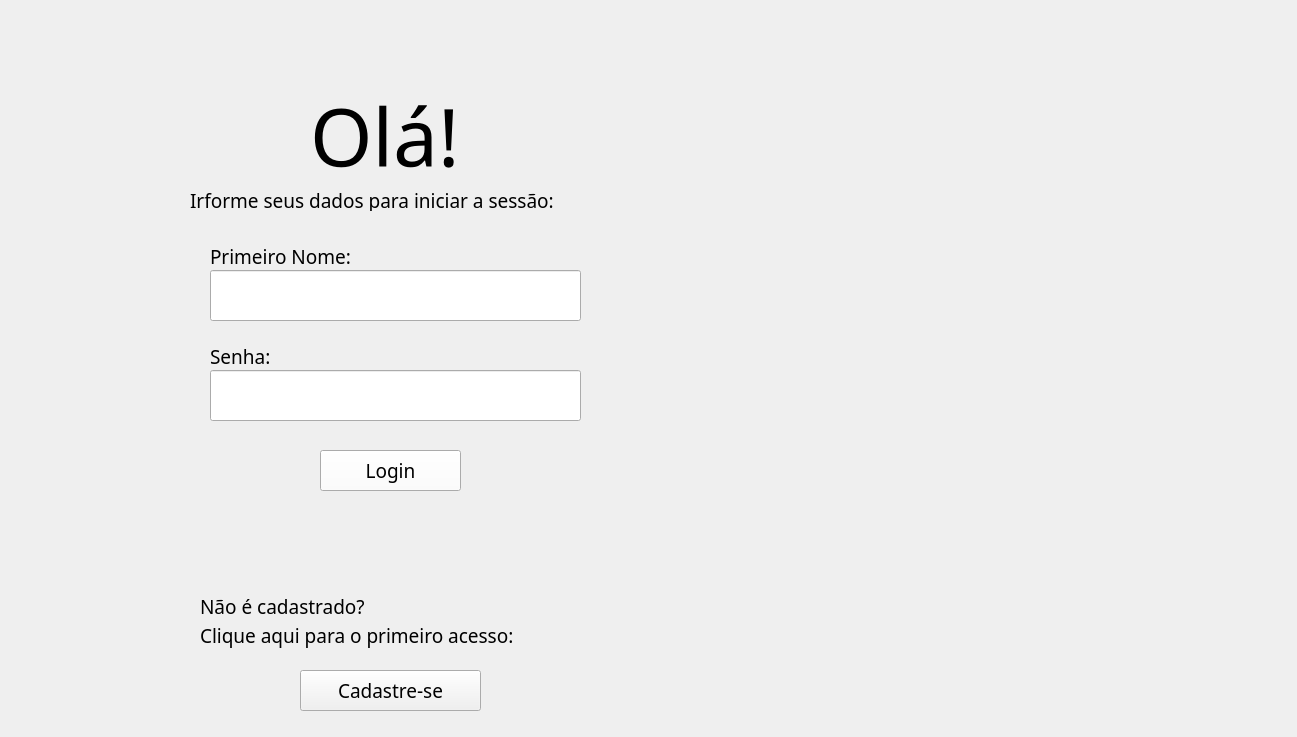
<?xml version="1.0" encoding="UTF-8"?>
<ui version="4.0">
 <class>Form</class>
 <widget class="QWidget" name="Form">
  <property name="sizePolicy">
   <sizepolicy hsizetype="Fixed" vsizetype="Fixed">
    <horstretch>0</horstretch>
    <verstretch>0</verstretch>
   </sizepolicy>
  </property>
  <property name="maximumSize">
   <size>
    <width>1297</width>
    <height>737</height>
   </size>
  </property>
  <property name="windowTitle">
   <string>Form</string>
  </property>
  <widget class="QLabel" name="imagem">
   <property name="enabled">
    <bool>true</bool>
   </property>
   <property name="geometry">
    <rect>
     <x>0</x>
     <y>0</y>
     <width>1297</width>
     <height>737</height>
    </rect>
   </property>
   <property name="sizePolicy">
    <sizepolicy hsizetype="Fixed" vsizetype="Fixed">
     <horstretch>0</horstretch>
     <verstretch>0</verstretch>
    </sizepolicy>
   </property>
   <property name="maximumSize">
    <size>
     <width>1297</width>
     <height>737</height>
    </size>
   </property>
   <property name="text">
    <string/>
   </property>
   <property name="textFormat">
    <enum>Qt::PlainText</enum>
   </property>
   <property name="pixmap">
    <pixmap>images_.qrc/fundorea.png</pixmap>
   </property>
   <property name="scaledContents">
    <bool>true</bool>
   </property>
   <property name="alignment">
    <set>Qt::AlignCenter</set>
   </property>
  </widget>
  <widget class="QLabel" name="faixa">
   <property name="enabled">
    <bool>true</bool>
   </property>
   <property name="geometry">
    <rect>
     <x>160</x>
     <y>0</y>
     <width>470</width>
     <height>737</height>
    </rect>
   </property>
   <property name="maximumSize">
    <size>
     <width>470</width>
     <height>737</height>
    </size>
   </property>
   <property name="text">
    <string/>
   </property>
   <property name="pixmap">
    <pixmap>images_.qrc/fundofaixa.png</pixmap>
   </property>
   <property name="scaledContents">
    <bool>true</bool>
   </property>
  </widget>
  <widget class="QLabel" name="saudacao">
   <property name="geometry">
    <rect>
     <x>310</x>
     <y>80</y>
     <width>181</width>
     <height>111</height>
    </rect>
   </property>
   <property name="font">
    <font>
     <family>Biko</family>
     <pointsize>60</pointsize>
    </font>
   </property>
   <property name="text">
    <string>Olá!</string>
   </property>
  </widget>
  <widget class="QLabel" name="informe">
   <property name="geometry">
    <rect>
     <x>190</x>
     <y>190</y>
     <width>401</width>
     <height>21</height>
    </rect>
   </property>
   <property name="font">
    <font>
     <family>Biko</family>
     <pointsize>14</pointsize>
    </font>
   </property>
   <property name="text">
    <string>Irforme seus dados para iniciar a sessão:</string>
   </property>
  </widget>
  <widget class="QLineEdit" name="txt_nome">
   <property name="enabled">
    <bool>true</bool>
   </property>
   <property name="geometry">
    <rect>
     <x>210</x>
     <y>270</y>
     <width>371</width>
     <height>51</height>
    </rect>
   </property>
   <property name="palette">
    <palette>
     <active>
      <colorrole role="Base">
       <brush brushstyle="SolidPattern">
        <color alpha="255">
         <red>255</red>
         <green>255</green>
         <blue>255</blue>
        </color>
       </brush>
      </colorrole>
     </active>
     <inactive>
      <colorrole role="Base">
       <brush brushstyle="SolidPattern">
        <color alpha="255">
         <red>255</red>
         <green>255</green>
         <blue>255</blue>
        </color>
       </brush>
      </colorrole>
     </inactive>
     <disabled>
      <colorrole role="Base">
       <brush brushstyle="SolidPattern">
        <color alpha="255">
         <red>240</red>
         <green>240</green>
         <blue>240</blue>
        </color>
       </brush>
      </colorrole>
     </disabled>
    </palette>
   </property>
   <property name="font">
    <font>
     <family>Biko</family>
     <pointsize>14</pointsize>
    </font>
   </property>
   <property name="styleSheet">
    <string notr="true"/>
   </property>
  </widget>
  <widget class="QLineEdit" name="txt_senha">
   <property name="enabled">
    <bool>true</bool>
   </property>
   <property name="geometry">
    <rect>
     <x>210</x>
     <y>370</y>
     <width>371</width>
     <height>51</height>
    </rect>
   </property>
   <property name="palette">
    <palette>
     <active>
      <colorrole role="BrightText">
       <brush brushstyle="SolidPattern">
        <color alpha="255">
         <red>255</red>
         <green>255</green>
         <blue>255</blue>
        </color>
       </brush>
      </colorrole>
      <colorrole role="Base">
       <brush brushstyle="SolidPattern">
        <color alpha="255">
         <red>255</red>
         <green>255</green>
         <blue>255</blue>
        </color>
       </brush>
      </colorrole>
     </active>
     <inactive>
      <colorrole role="BrightText">
       <brush brushstyle="SolidPattern">
        <color alpha="255">
         <red>255</red>
         <green>255</green>
         <blue>255</blue>
        </color>
       </brush>
      </colorrole>
      <colorrole role="Base">
       <brush brushstyle="SolidPattern">
        <color alpha="255">
         <red>255</red>
         <green>255</green>
         <blue>255</blue>
        </color>
       </brush>
      </colorrole>
     </inactive>
     <disabled>
      <colorrole role="BrightText">
       <brush brushstyle="SolidPattern">
        <color alpha="255">
         <red>255</red>
         <green>255</green>
         <blue>255</blue>
        </color>
       </brush>
      </colorrole>
      <colorrole role="Base">
       <brush brushstyle="SolidPattern">
        <color alpha="255">
         <red>240</red>
         <green>240</green>
         <blue>240</blue>
        </color>
       </brush>
      </colorrole>
     </disabled>
    </palette>
   </property>
   <property name="font">
    <font>
     <family>Biko</family>
     <pointsize>14</pointsize>
    </font>
   </property>
   <property name="echoMode">
    <enum>QLineEdit::Password</enum>
   </property>
  </widget>
  <widget class="QLabel" name="nome">
   <property name="geometry">
    <rect>
     <x>210</x>
     <y>246</y>
     <width>251</width>
     <height>20</height>
    </rect>
   </property>
   <property name="font">
    <font>
     <family>Biko</family>
     <pointsize>14</pointsize>
    </font>
   </property>
   <property name="text">
    <string>Primeiro Nome:</string>
   </property>
  </widget>
  <widget class="QLabel" name="senha">
   <property name="geometry">
    <rect>
     <x>210</x>
     <y>346</y>
     <width>171</width>
     <height>20</height>
    </rect>
   </property>
   <property name="font">
    <font>
     <family>Biko</family>
     <pointsize>14</pointsize>
    </font>
   </property>
   <property name="text">
    <string>Senha:</string>
   </property>
  </widget>
  <widget class="QPushButton" name="btn_login">
   <property name="geometry">
    <rect>
     <x>320</x>
     <y>450</y>
     <width>141</width>
     <height>41</height>
    </rect>
   </property>
   <property name="palette">
    <palette>
     <active>
      <colorrole role="Button">
       <brush brushstyle="SolidPattern">
        <color alpha="255">
         <red>255</red>
         <green>255</green>
         <blue>255</blue>
        </color>
       </brush>
      </colorrole>
      <colorrole role="Light">
       <brush brushstyle="SolidPattern">
        <color alpha="255">
         <red>255</red>
         <green>255</green>
         <blue>255</blue>
        </color>
       </brush>
      </colorrole>
      <colorrole role="BrightText">
       <brush brushstyle="SolidPattern">
        <color alpha="255">
         <red>255</red>
         <green>255</green>
         <blue>255</blue>
        </color>
       </brush>
      </colorrole>
      <colorrole role="ButtonText">
       <brush brushstyle="SolidPattern">
        <color alpha="255">
         <red>0</red>
         <green>0</green>
         <blue>0</blue>
        </color>
       </brush>
      </colorrole>
      <colorrole role="Base">
       <brush brushstyle="SolidPattern">
        <color alpha="255">
         <red>255</red>
         <green>255</green>
         <blue>255</blue>
        </color>
       </brush>
      </colorrole>
      <colorrole role="HighlightedText">
       <brush brushstyle="SolidPattern">
        <color alpha="255">
         <red>255</red>
         <green>255</green>
         <blue>255</blue>
        </color>
       </brush>
      </colorrole>
     </active>
     <inactive>
      <colorrole role="Button">
       <brush brushstyle="SolidPattern">
        <color alpha="255">
         <red>255</red>
         <green>255</green>
         <blue>255</blue>
        </color>
       </brush>
      </colorrole>
      <colorrole role="Light">
       <brush brushstyle="SolidPattern">
        <color alpha="255">
         <red>255</red>
         <green>255</green>
         <blue>255</blue>
        </color>
       </brush>
      </colorrole>
      <colorrole role="BrightText">
       <brush brushstyle="SolidPattern">
        <color alpha="255">
         <red>255</red>
         <green>255</green>
         <blue>255</blue>
        </color>
       </brush>
      </colorrole>
      <colorrole role="ButtonText">
       <brush brushstyle="SolidPattern">
        <color alpha="255">
         <red>0</red>
         <green>0</green>
         <blue>0</blue>
        </color>
       </brush>
      </colorrole>
      <colorrole role="Base">
       <brush brushstyle="SolidPattern">
        <color alpha="255">
         <red>255</red>
         <green>255</green>
         <blue>255</blue>
        </color>
       </brush>
      </colorrole>
      <colorrole role="HighlightedText">
       <brush brushstyle="SolidPattern">
        <color alpha="255">
         <red>255</red>
         <green>255</green>
         <blue>255</blue>
        </color>
       </brush>
      </colorrole>
     </inactive>
     <disabled>
      <colorrole role="Button">
       <brush brushstyle="SolidPattern">
        <color alpha="255">
         <red>255</red>
         <green>255</green>
         <blue>255</blue>
        </color>
       </brush>
      </colorrole>
      <colorrole role="Light">
       <brush brushstyle="SolidPattern">
        <color alpha="255">
         <red>255</red>
         <green>255</green>
         <blue>255</blue>
        </color>
       </brush>
      </colorrole>
      <colorrole role="BrightText">
       <brush brushstyle="SolidPattern">
        <color alpha="255">
         <red>255</red>
         <green>255</green>
         <blue>255</blue>
        </color>
       </brush>
      </colorrole>
      <colorrole role="ButtonText">
       <brush brushstyle="SolidPattern">
        <color alpha="255">
         <red>120</red>
         <green>120</green>
         <blue>120</blue>
        </color>
       </brush>
      </colorrole>
      <colorrole role="Base">
       <brush brushstyle="SolidPattern">
        <color alpha="255">
         <red>240</red>
         <green>240</green>
         <blue>240</blue>
        </color>
       </brush>
      </colorrole>
      <colorrole role="HighlightedText">
       <brush brushstyle="SolidPattern">
        <color alpha="255">
         <red>255</red>
         <green>255</green>
         <blue>255</blue>
        </color>
       </brush>
      </colorrole>
     </disabled>
    </palette>
   </property>
   <property name="font">
    <font>
     <family>Biko</family>
     <pointsize>14</pointsize>
    </font>
   </property>
   <property name="text">
    <string>Login</string>
   </property>
  </widget>
  <widget class="QLabel" name="informe_2">
   <property name="geometry">
    <rect>
     <x>200</x>
     <y>596</y>
     <width>191</width>
     <height>20</height>
    </rect>
   </property>
   <property name="font">
    <font>
     <family>Biko</family>
     <pointsize>14</pointsize>
    </font>
   </property>
   <property name="text">
    <string>Não é cadastrado?</string>
   </property>
  </widget>
  <widget class="QLabel" name="informe_3">
   <property name="geometry">
    <rect>
     <x>200</x>
     <y>620</y>
     <width>371</width>
     <height>31</height>
    </rect>
   </property>
   <property name="font">
    <font>
     <family>Biko</family>
     <pointsize>14</pointsize>
    </font>
   </property>
   <property name="text">
    <string>Clique aqui para o primeiro acesso:</string>
   </property>
  </widget>
  <widget class="QPushButton" name="btn_cadastro">
   <property name="geometry">
    <rect>
     <x>300</x>
     <y>670</y>
     <width>181</width>
     <height>41</height>
    </rect>
   </property>
   <property name="palette">
    <palette>
     <active>
      <colorrole role="Button">
       <brush brushstyle="SolidPattern">
        <color alpha="255">
         <red>240</red>
         <green>240</green>
         <blue>240</blue>
        </color>
       </brush>
      </colorrole>
      <colorrole role="Light">
       <brush brushstyle="SolidPattern">
        <color alpha="255">
         <red>255</red>
         <green>255</green>
         <blue>255</blue>
        </color>
       </brush>
      </colorrole>
      <colorrole role="BrightText">
       <brush brushstyle="SolidPattern">
        <color alpha="255">
         <red>255</red>
         <green>255</green>
         <blue>255</blue>
        </color>
       </brush>
      </colorrole>
      <colorrole role="ButtonText">
       <brush brushstyle="SolidPattern">
        <color alpha="255">
         <red>0</red>
         <green>0</green>
         <blue>0</blue>
        </color>
       </brush>
      </colorrole>
      <colorrole role="Base">
       <brush brushstyle="SolidPattern">
        <color alpha="255">
         <red>255</red>
         <green>255</green>
         <blue>255</blue>
        </color>
       </brush>
      </colorrole>
      <colorrole role="HighlightedText">
       <brush brushstyle="SolidPattern">
        <color alpha="255">
         <red>255</red>
         <green>255</green>
         <blue>255</blue>
        </color>
       </brush>
      </colorrole>
     </active>
     <inactive>
      <colorrole role="Button">
       <brush brushstyle="SolidPattern">
        <color alpha="255">
         <red>240</red>
         <green>240</green>
         <blue>240</blue>
        </color>
       </brush>
      </colorrole>
      <colorrole role="Light">
       <brush brushstyle="SolidPattern">
        <color alpha="255">
         <red>255</red>
         <green>255</green>
         <blue>255</blue>
        </color>
       </brush>
      </colorrole>
      <colorrole role="BrightText">
       <brush brushstyle="SolidPattern">
        <color alpha="255">
         <red>255</red>
         <green>255</green>
         <blue>255</blue>
        </color>
       </brush>
      </colorrole>
      <colorrole role="ButtonText">
       <brush brushstyle="SolidPattern">
        <color alpha="255">
         <red>0</red>
         <green>0</green>
         <blue>0</blue>
        </color>
       </brush>
      </colorrole>
      <colorrole role="Base">
       <brush brushstyle="SolidPattern">
        <color alpha="255">
         <red>255</red>
         <green>255</green>
         <blue>255</blue>
        </color>
       </brush>
      </colorrole>
      <colorrole role="HighlightedText">
       <brush brushstyle="SolidPattern">
        <color alpha="255">
         <red>255</red>
         <green>255</green>
         <blue>255</blue>
        </color>
       </brush>
      </colorrole>
     </inactive>
     <disabled>
      <colorrole role="Button">
       <brush brushstyle="SolidPattern">
        <color alpha="255">
         <red>240</red>
         <green>240</green>
         <blue>240</blue>
        </color>
       </brush>
      </colorrole>
      <colorrole role="Light">
       <brush brushstyle="SolidPattern">
        <color alpha="255">
         <red>255</red>
         <green>255</green>
         <blue>255</blue>
        </color>
       </brush>
      </colorrole>
      <colorrole role="BrightText">
       <brush brushstyle="SolidPattern">
        <color alpha="255">
         <red>255</red>
         <green>255</green>
         <blue>255</blue>
        </color>
       </brush>
      </colorrole>
      <colorrole role="ButtonText">
       <brush brushstyle="SolidPattern">
        <color alpha="255">
         <red>120</red>
         <green>120</green>
         <blue>120</blue>
        </color>
       </brush>
      </colorrole>
      <colorrole role="Base">
       <brush brushstyle="SolidPattern">
        <color alpha="255">
         <red>240</red>
         <green>240</green>
         <blue>240</blue>
        </color>
       </brush>
      </colorrole>
      <colorrole role="HighlightedText">
       <brush brushstyle="SolidPattern">
        <color alpha="255">
         <red>255</red>
         <green>255</green>
         <blue>255</blue>
        </color>
       </brush>
      </colorrole>
     </disabled>
    </palette>
   </property>
   <property name="font">
    <font>
     <family>Biko</family>
     <pointsize>14</pointsize>
    </font>
   </property>
   <property name="text">
    <string>Cadastre-se</string>
   </property>
  </widget>
 </widget>
 <resources/>
 <connections/>
</ui>
